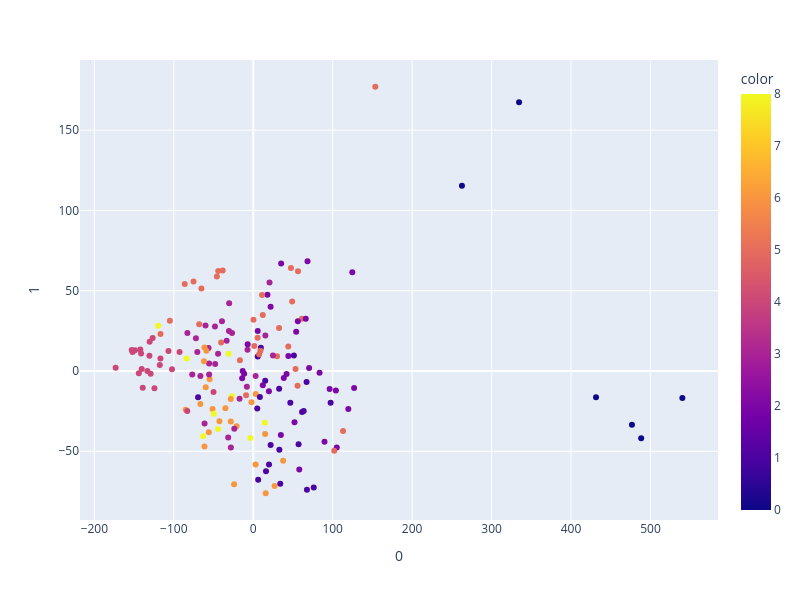

The cell this chart's notebook holds for it:
### Code cell
import numpy as np
import pandas as pd
from sklearn.decomposition import PCA
from sklearn.preprocessing import StandardScaler
from scipy.stats import f_oneway

# Example Data (Replace with your dataset)
X = np.random.randn(100, 5)  # 100 samples, 5 features (replace with your data)
batch_labels =  covariates_clinical_data_AD_NCI_without_batch_7.cogdx.tolist()  # Categorical labels with more than two categories

# Standardize the data
scaler = StandardScaler()
X_scaled = scaler.fit_transform(count_matrix_raw_without_batch_7)

# Perform PCA
pca = PCA(n_components=4)  # You can change the number of components
pca_components = pca.fit_transform(X_scaled)

# Convert batch labels to numeric values for ANOVA
batch_numeric = pd.factorize(batch_labels)[0]

# Perform ANOVA for each PCA component
anova_results = []
for i in range(pca_components.shape[1]):
    groups = [pca_components[batch_numeric == j, i] for j in np.unique(batch_numeric)]
    f_stat, p_value = f_oneway(*groups)
    anova_results.append((i + 1, f_stat, p_value))

# Display ANOVA results
anova_results_df = pd.DataFrame(anova_results, columns=["PCA Component", "F-statistic", "P-value"])
print(anova_results_df)
print(pca.explained_variance_ratio_)
import plotly.express as px
from sklearn.decomposition import PCA

# Assuming count_matrix_raw is the data matrix you are using for PCA
# And m is a categorical variable you want to use for coloring the scatter plot
pca = PCA(n_components=2)

# Fit the PCA and transform the data
X_scaled = scaler.fit_transform(count_matrix_raw_without_batch_7)
components = pca.fit_transform(X_scaled)

# Create the scatter plot with discrete coloring for the categories in m
fig = px.scatter(components, x=0, y=1, color=covariates_clinical_data_AD_NCI_without_batch_7.Batch.tolist() )

# Set custom width and height
fig.update_layout(
    width=800,  # Adjust width as needed
    height=600  # Adjust height as needed
)

# Save the plot to an HTML file
#fig.write_html("pca_batch(filtered_ad_non_ad_mrn_batch_corrected).html")

# Show the plot
fig.show()

### Figure 1 — Plotly figure (JSON) as saved in the notebook; plotly's stock layout.template omitted (floating-point values rounded to 4 significant figures; data arrays with more than 128 entries replaced by an {"elided": "..."} marker saying what was removed)
{"data": [{"hovertemplate": "0=%{x}<br>1=%{y}<br>color=%{marker.color}<extra></extra>", "legendgroup": "", "marker": {"color": {"elided": "170 int values"}, "coloraxis": "coloraxis", "symbol": "circle"}, "mode": "markers", "name": "", "orientation": "v", "showlegend": false, "type": "scatter", "x": {"elided": "170 float values"}, "xaxis": "x", "y": {"elided": "170 float values"}, "yaxis": "y"}], "layout": {"coloraxis": {"colorbar": {"title": {"text": "color"}}, "colorscale": [[0, "#0d0887"], [0.1111, "#46039f"], [0.2222, "#7201a8"], [0.3333, "#9c179e"], [0.4444, "#bd3786"], [0.5556, "#d8576b"], [0.6667, "#ed7953"], [0.7778, "#fb9f3a"], [0.8889, "#fdca26"], [1, "#f0f921"]]}, "height": 600, "legend": {"tracegroupgap": 0}, "margin": {"t": 60}, "width": 800, "xaxis": {"anchor": "y", "autorange": true, "domain": [0, 1], "range": [-218.1, 585.0], "title": {"text": "0"}, "type": "linear"}, "yaxis": {"anchor": "x", "autorange": true, "domain": [0, 1], "range": [-92.82, 193.7], "title": {"text": "1"}, "type": "linear"}}}
